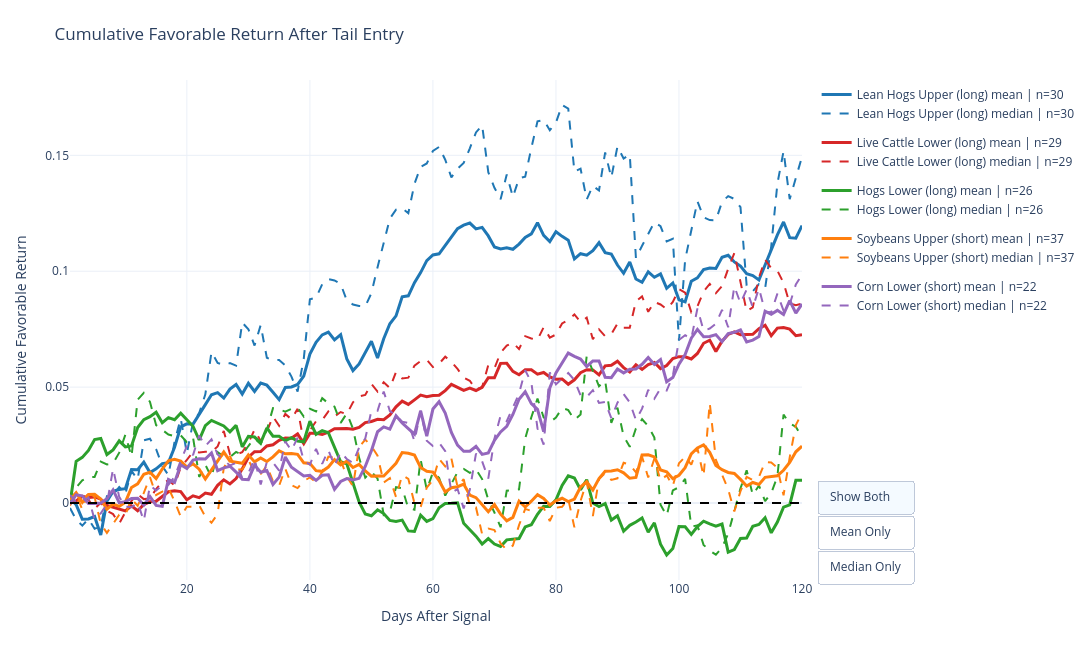

The notebook cell saved with this chart:
### Code cell
max_horizon = 120

signal_specs = [
    ("hogs", "Lean Hogs Upper", "upper", "long"),
    ("live_cattle", "Live Cattle Lower", "lower", "long"),
    ("hogs", "Hogs Lower", "lower", "long"),
    ("soy", "Soybeans Upper", "upper", "short"),
    ("corn", "Corn Lower", "lower", "short"),
]

series_data = []

for market, label, tail, direction in signal_specs:
    d = merged[market].loc["2008":].copy()
    close_col = next(c for c in d.columns if "Close" in c)
    d["ret"] = d[close_col].pct_change()

    if tail == "upper":
        d["tail_state"] = d["cot_idx"] >= 0.8
    else:
        d["tail_state"] = d["cot_idx"] <= 0.2

    prev_state = d["tail_state"].shift(1, fill_value=False)
    d["entry"] = d["tail_state"] & (~prev_state)

    entry_locs = np.where(d["entry"].values)[0]
    paths = []

    for loc in entry_locs:
        if loc + max_horizon >= len(d):
            continue

        future = d["ret"].iloc[loc + 1 : loc + 1 + max_horizon].values
        path = np.cumsum(future)

        if direction == "short":
            path = -path

        paths.append(path)

    if len(paths) == 0:
        continue

    paths = np.array(paths)

    series_data.append({
        "name": f"{label} ({direction})",
        "mean": paths.mean(axis=0),
        "median": np.median(paths, axis=0),
        "n": len(paths),
    })

fig = go.Figure()
x = np.arange(1, max_horizon + 1)

colors = [
    "#1f77b4",
    "#d62728",
    "#2ca02c",
    "#ff7f0e",
    "#9467bd",
    "#8c564b",
]

for i, s in enumerate(series_data):
    color = colors[i % len(colors)]
    group = s["name"]

    fig.add_trace(
        go.Scatter(
            x=x,
            y=s["mean"],
            mode="lines",
            name=f"{s['name']} mean | n={s['n']}",
            legendgroup=group,
            line=dict(color=color, width=3, dash="solid"),
            hovertemplate=(
                "<b>%{fullData.name}</b><br>"
                "Day %{x}<br>"
                "Return %{y:.2%}<extra></extra>"
            ),
            visible=True,
        )
    )

    fig.add_trace(
        go.Scatter(
            x=x,
            y=s["median"],
            mode="lines",
            name=f"{s['name']} median | n={s['n']}",
            legendgroup=group,
            line=dict(color=color, width=2, dash="dash"),
            hovertemplate=(
                "<b>%{fullData.name}</b><br>"
                "Day %{x}<br>"
                "Return %{y:.2%}<extra></extra>"
            ),
            visible=True,
        )
    )

n_signals = len(series_data)
both_visible = [True, True] * n_signals
mean_only = []
median_only = []

for _ in range(n_signals):
    mean_only.extend([True, False])
    median_only.extend([False, True])

fig.update_layout(
    title="Cumulative Favorable Return After Tail Entry",
    xaxis_title="Days After Signal",
    yaxis_title="Cumulative Favorable Return",
    hovermode="x unified",
    template="plotly_white",
    width=1250,
    height=650,
    margin=dict(l=70, r=260, t=80, b=70),
    updatemenus=[
        {
            "type": "buttons",
            "direction": "down",
            "x": 1.02,
            "y": 0.2,
            "xanchor": "left",
            "yanchor": "top",
            "showactive": True,
            "buttons": [
                {
                    "label": "Show Both",
                    "method": "update",
                    "args": [
                        {"visible": both_visible},
                        {"title": "Cumulative Favorable Return After Tail Entry"},
                    ],
                },
                {
                    "label": "Mean Only",
                    "method": "update",
                    "args": [
                        {"visible": mean_only},
                        {"title": "Mean Cumulative Favorable Return After Tail Entry"},
                    ],
                },
                {
                    "label": "Median Only",
                    "method": "update",
                    "args": [
                        {"visible": median_only},
                        {"title": "Median Cumulative Favorable Return After Tail Entry"},
                    ],
                },
            ],
        }
    ],
    legend=dict(
        orientation="v",
        yanchor="top",
        y=1.0,
        xanchor="left",
        x=1.02
    ),
)

fig.add_hline(y=0, line_dash="dash", line_color="black")

fig.show()
